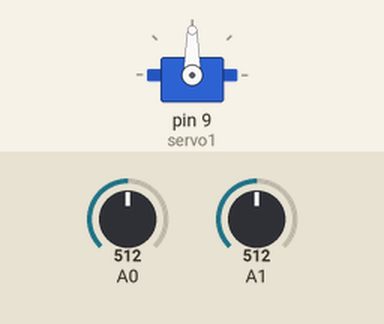
Simulated run of this sketch. Board: Arduino Uno, built with avr-gcc and run on an emulated ATmega328P. Shown: servo. The test bench sets the inputs (shaded band); at power-on: A0 = 512, A1 = 512. What the sketch prints to the serial monitor is not drawn.

Above: at 1.2 s.
1.3 s: A0 set to 716
At 2.5 s:
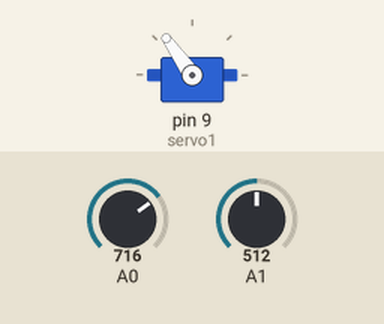
2.8 s: A0 set to 900
At 4.0 s:
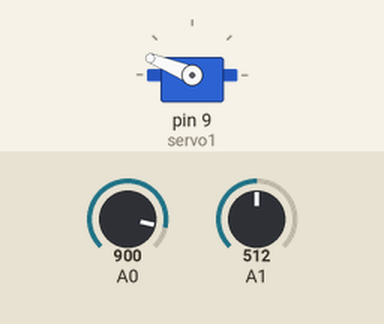
4.3 s: A0 set to 1023
At 4.7 s:
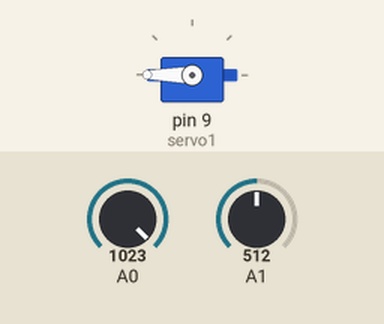
5.8 s: A0 set to 306
At 6.9 s:
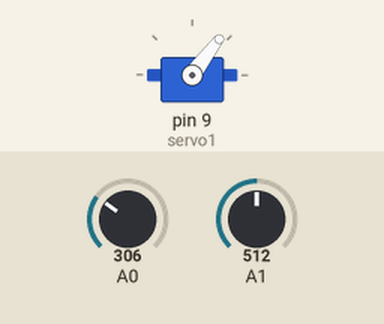
10.2 s: A0 set to 170
At 10.6 s:
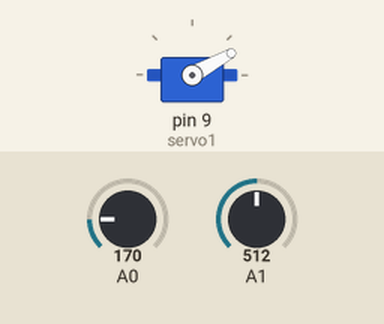
Timing chart, 0 to 12.7 s (numbered marks = the images above; inputs shaded):
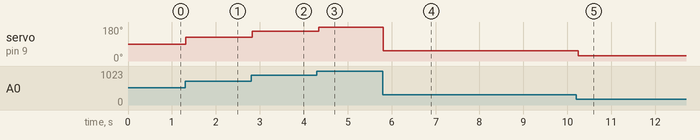

Measured:
- after the input at 1.3 s, servo on pin 9 (servo1): 90° → 125° at once
- after the input at 2.8 s, servo on pin 9 (servo1): 125° → 158° at once
- after the input at 4.3 s, servo on pin 9 (servo1): 158° → 180° at once
- after the input at 5.8 s, servo on pin 9 (servo1): 180° → 53° at once
- after the input at 10.2 s, servo on pin 9 (servo1): 53° → 29° after 0.05 s

The sketch:

EspinozaLizbeth_SIMULACI_N_4.2_SE.ino
```cpp
/*
* CAPÍTULO V: PERIFÉRICOS ESPECIALES
* CÓDIGO 15: CAD Y SERVO
* OBJETIVO: Realiza el giro de un servo motor hasta el límite ingreesado por comunicación serial
* NOMBRRE: Lizbeth Espinoza
* FUNCIONES:  analogRead(conversor)
*                        conversor -> A0-A5
*             analogWrite(pin,dutty)
*                         pin -> pines con ~, dutty ->0-225
*/

#include <Servo.h>
Servo servo1;           //creacion de objeto para servo 1
Servo servo2;           //creacion de objeto para servo 2
int conversor1;         //variable para conversor 1
int conversor2;         //variable para conversor 2
String dato;            //variable para comunicación serial
int giro=0;         //variable de limite de giro

void setup() {
  Serial.begin(9600);    // Inicio de comunicación serial
  servo1.attach(10);     //configuración de servo1
  servo1.attach(9);      //configuración de servo2
  Serial.println("Ingrese un valor numerico entre 0 y 180");  //mensaje de indicaciones
}

void loop() {
  conversor1=analogRead(0);                  // lectura de conversor1
  conversor1=map(conversor1,0,1023,0,180);   //Función de cambio de limite
  servo1.write(conversor1);                  //impresion del valor en servo1
  delay(50);                                //espera de estabilización
  conversor2=analogRead(1);                 //lectura de conversor2
  if(Serial.available()>0){                 //condicion de recepción de dato
    dato=Serial.readString();               //almacenamiento de dato ingresado a la variable
    giro=dato.toInt();                      //conversion a entero
  }
  if(giro<180){                             //si cumple la condicion maxima de giro
    conversor2=map(conversor2,0,1023,0,giro); //cambio de limites
    servo2.write(conversor2);                 //impresion de valor en seervo2
  }
  else{
  Serial.println("Dato Invalido");          //mensaje de error
  delay(50);
  }                             //espera de estabilización
}
```
